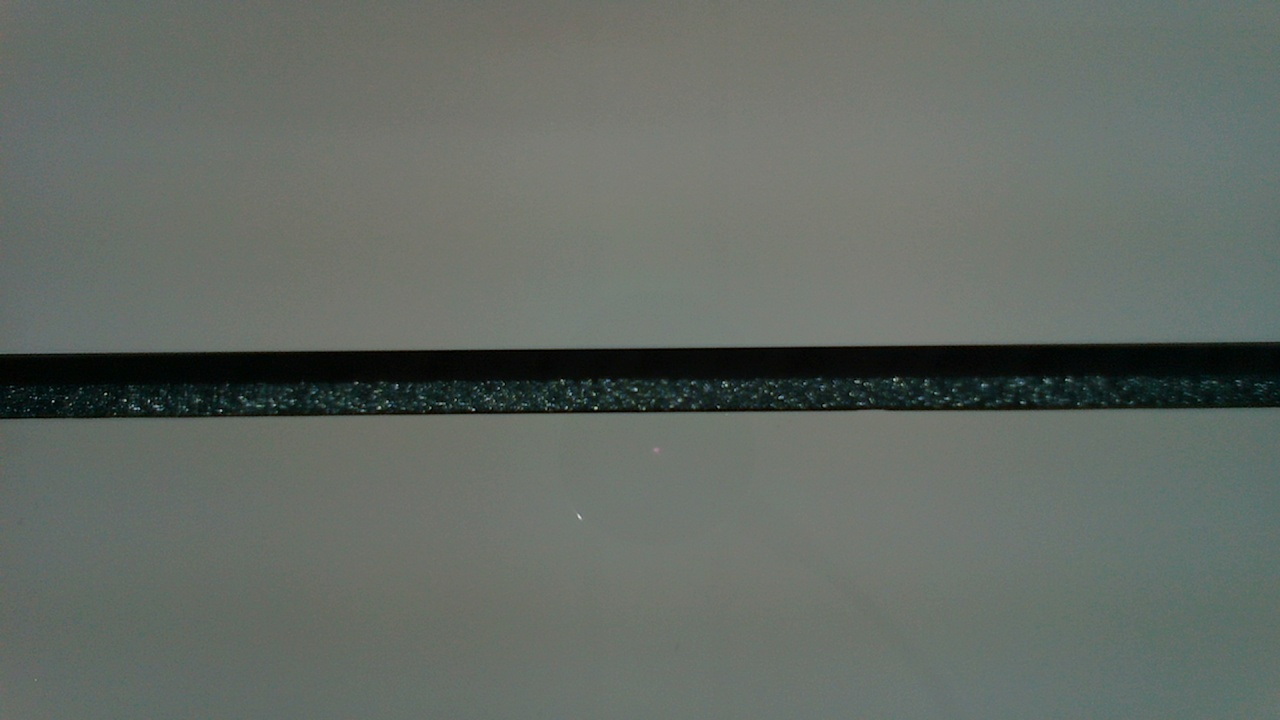
#> input picture stitching_img/processed/new_t1.jpg, 1280 x 720 px, found by its file name
$ python Image_Processing.py
#> lines starting #> are read from the running program, lines starting #| are printed output that depends on the picture; after the words box and inside, x2 and y2 are one past the last pixel; in counts of white or black regions, pixels touching at a corner belong together
#%%
# import the necessary packages
import cv2
import matplotlib.pyplot as plt
import numpy as np

imagePath = "/Users/shetshield/Desktop/python_ws/new_t1.jpg"

img = cv2.imread(imagePath, 0)
#> img: shape (720, 1280); min 0, max 221, mean 103.9
(H, W) = img.shape[:2]
#> H = 720; W = 1280
# default 8, 8
clahe = cv2.createCLAHE(clipLimit=2.5, tileGridSize=(8, 8))
img2  = clahe.apply(img)

# blur  = cv2.GaussianBlur(img2, (5, 5), 0)
ret, otsu  = cv2.threshold(img2, 0, 255, cv2.THRESH_BINARY+cv2.THRESH_OTSU)
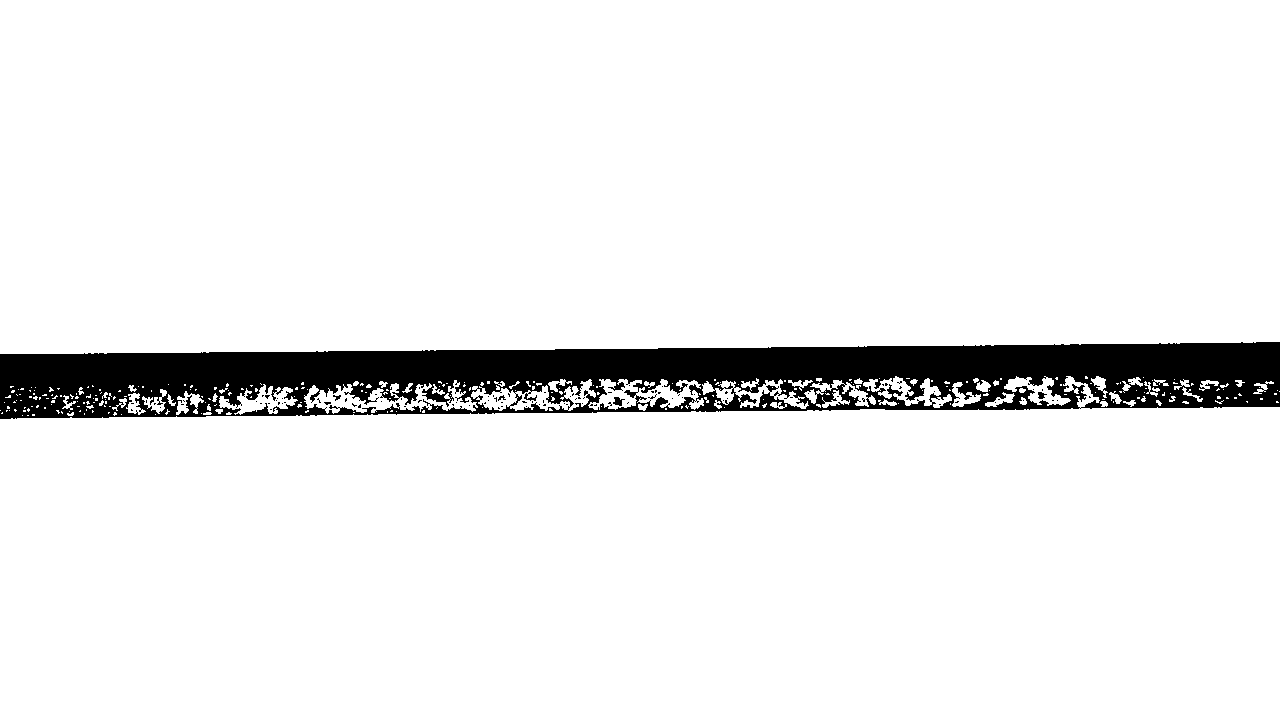
#> otsu: shape (720, 1280); 92.9% white; 101 black regions (96 under 20 px), largest, box (x1, y1, x2, y2) and area: (0, 342, 1280, 419) 65378, (613, 397, 625, 406) 62, (1038, 392, 1047, 399) 40, (333, 395, 341, 401) 24, (498, 395, 506, 401) 21
#> ret = 76

k1 = 0 # 10
k2 = 0 # 15
inter_list = list()
for x in range(W) :
    _tmp   = np.argwhere(otsu[:, x]==0)
    _inter = (x, _tmp[0][0]+k1, _tmp[-1][0]-k2)
    inter_list.append(_inter)
#> after the loop, inter_list = 1280 items, first 6: (0, 354, 418), (1, 354, 418), (2, 354, 418), (3, 354, 418), (4, 354, 418), (5, 354, 418)

mk = np.zeros((H, W))
for _inter in inter_list :
    mk[_inter[1]:_inter[2]+1, _inter[0]] = 255
#> this loop made 1280 passes
#> mk: shape (720, 1280) float64; 8.9% white; 1 white region, box (x1, y1, x2, y2) and area: (0, 342, 1280, 419) 81730
mk = np.uint8(mk)
roi_img = cv2.bitwise_and(img2, mk)
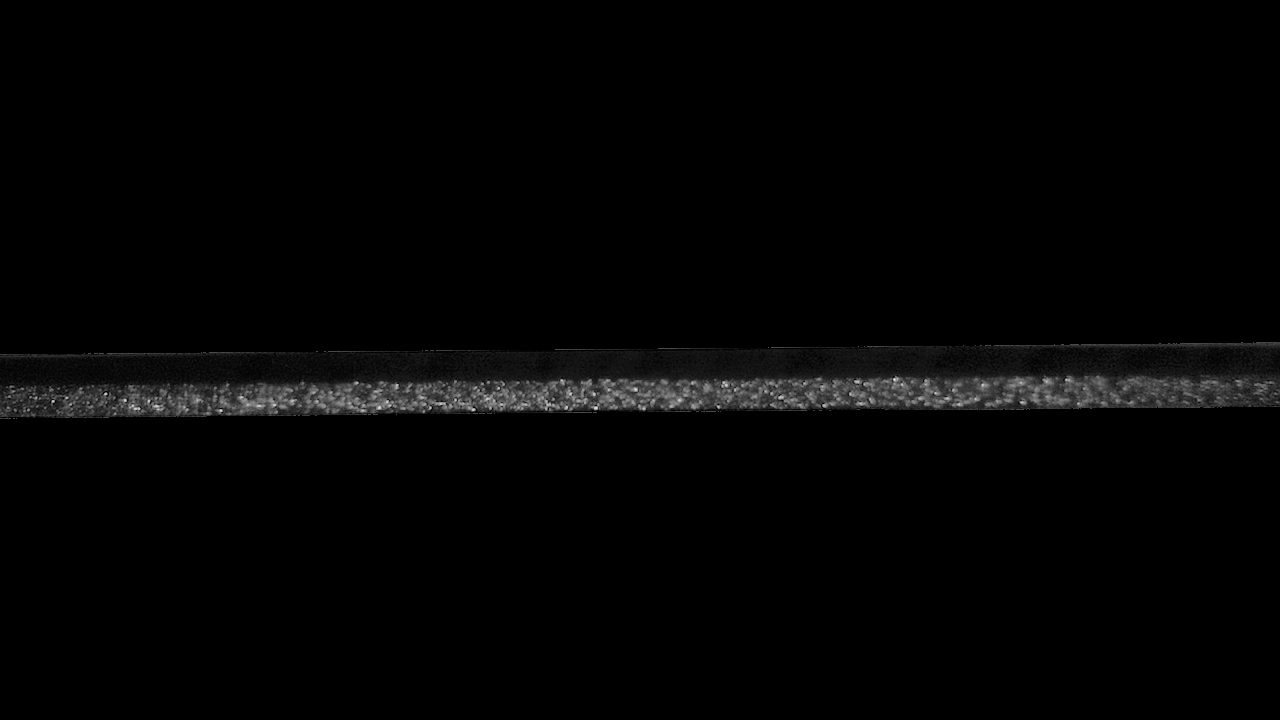
#> roi_img: shape (720, 1280); min 0, max 224, mean 4
# roi_img = 255-roi_img

#%%
from copy import deepcopy
# k-means clustering
img = np.float32(roi_img)
img = img.reshape((-1, 1)) # Vectorization

criteria = (cv2.TERM_CRITERIA_EPS + cv2.TERM_CRITERIA_MAX_ITER, 30, 0.1)
k = 2

ret, label, center = cv2.kmeans(img, k, None, criteria, 10, cv2.KMEANS_RANDOM_CENTERS)
#> ret = 45155198.6; center = [0.872, 76.22]

center = np.uint8(center)
#> center = [0, 76]
res  = center[label.flatten()]
res2 = res.reshape((roi_img.shape))
#> res2: shape (720, 1280); values 0 (black) and 76 (white), 4.2% white; 136 white regions (124 under 20 px)

contours, hierarchy = cv2.findContours(res2, cv2.RETR_TREE, cv2.CHAIN_APPROX_SIMPLE)
#> contours = 638 contours, 623 with area under 20; largest, box (x1, y1, x2, y2) and area: (0, 373, 1280, 418) 36588, (994, 342, 1280, 348) 386, (47, 399, 63, 415) 100, (1204, 393, 1214, 406) 64, (149, 386, 162, 397) 62

area_thr = 10000
c_max = list()
for i in range(len(contours)) :
    cnt  = contours[i]
    area = cv2.contourArea(cnt)

    # Small Contour Area Rejection
    if area < area_thr :
        c_min = list()
        c_min.append(cnt)

        cv2.drawContours(res2, c_min, -1, (0, 0, 0), thickness=-1)
        continue

    c_max.append(cnt)
#> this loop made 638 passes
#> (cnt, area) on passes 1 to 3: ([[16, 418]], 0), ([[13, 418], [14, 418]], 0), ([[0, 418], [10, 418]], 0)
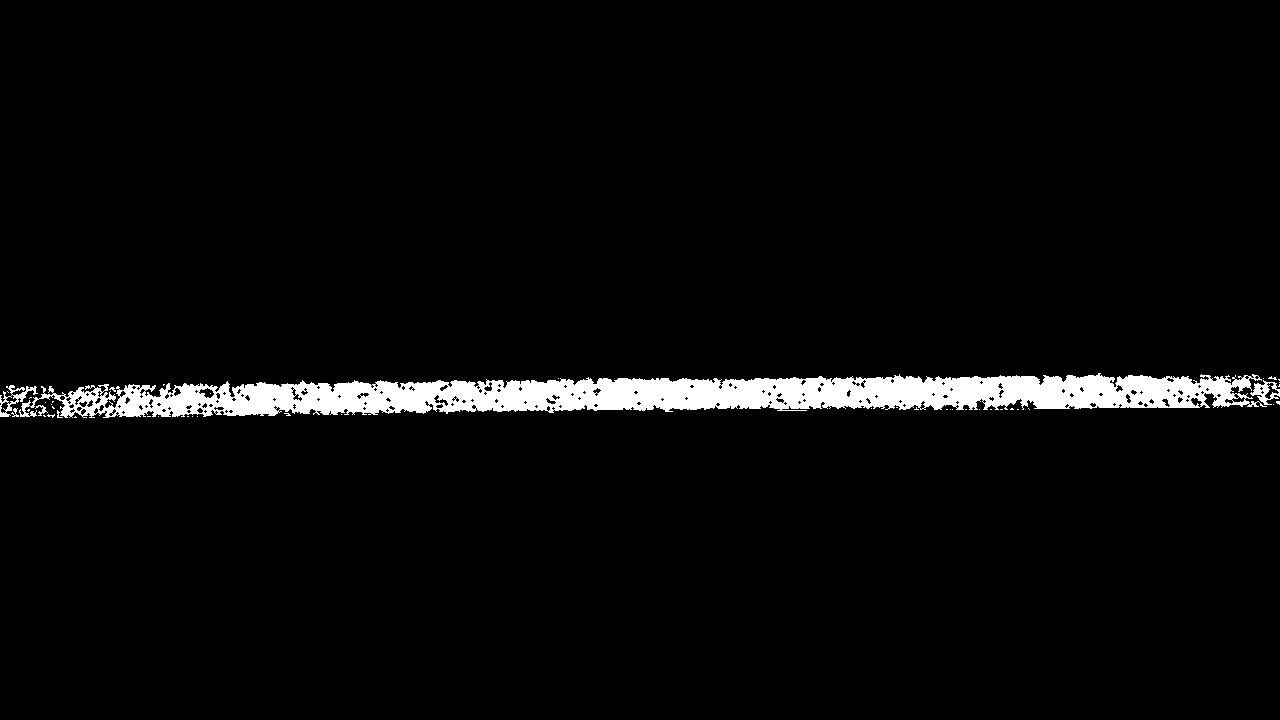
#> res2: shape (720, 1280); values 0 (black) and 76 (white), 3.7% white; 47 white regions (42 under 20 px)
#> after the loop, c_max = 1 contour; box (x1, y1, x2, y2) and area: (0, 373, 1280, 418) 36588

cv2.drawContours(res2, c_max, -1, (255, 255, 255), thickness=-1)
#> res2: shape (720, 1280); 4.2% white; 1 white region, box (x1, y1, x2, y2) and area: (0, 373, 1280, 418) 38356
edge = cv2.Canny(res2, 0, 0)
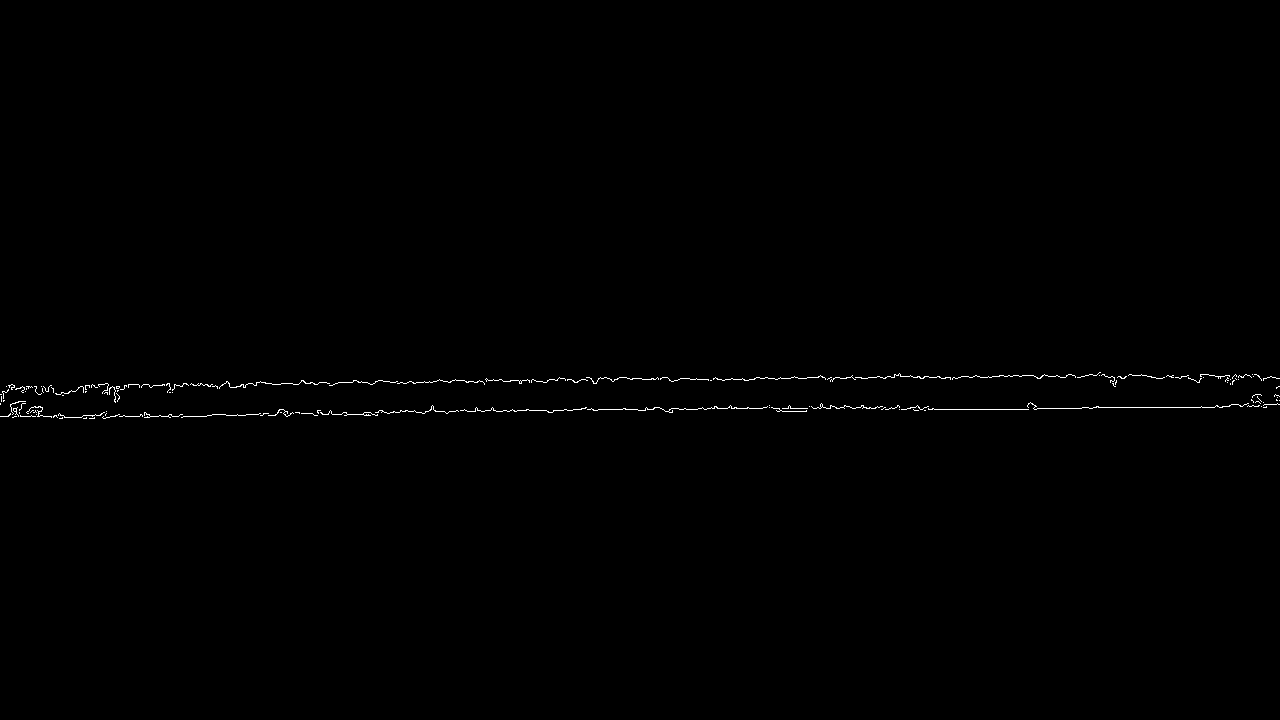
#> edge: shape (720, 1280); 0.36% white in thin lines or dots, all inside (x1, y1, x2, y2) = (0, 372, 1280, 419)

import time
st = time.time()
x_ = list()
y_ = list()
X  = list()
for x in range(W) :
    try :
        _tmp = np.nonzero(edge[:, x])
        _tmp = np.min(_tmp)
        x_.append(x)
        y_.append(_tmp)
        X.append([x_, y_])
    except :
        pass
#> after the loop, X = 1279 items; x_ = 1279 values from 0 to 1279; y_ = 1279 values, max 416 at index 127, min 372 at index 1099, mean 380.5

x_ = np.array(x_)
y_ = np.array(y_)
x_ = x_.reshape(-1, 1)
y_ = y_.reshape(-1, 1)

from sklearn import linear_model
reg = linear_model.LinearRegression()

ransac = linear_model.RANSACRegressor()
ransac.fit(x_, y_)
inlier_mask  = ransac.inlier_mask_
outlier_mask = np.logical_not(inlier_mask)
line = ransac.predict(x_)
#> line = 1279 values, max 385.8 at index 0, min 373.1 at index 1278, mean 379.5
print(line, len(line))
#> (printed output is left out)
reg.fit(x_, y_)
print("Linear Approx Time", round(time.time()-st, 2))
print(reg.coef_, reg.intercept_)
p1 = (0, int(reg.coef_[0][0]*0 + reg.intercept_[0]))
p2 = (W, int(reg.coef_[0][0]*W + reg.intercept_[0]))
#> p2 = (1280, 373)
roi_  = deepcopy(roi_img)
lin_approx  = cv2.line(roi_, p1, p2, (255, 255, 255), 2)
roi__ = deepcopy(roi_img)
for x in range(W) :
    pt = (x, line[x])
    pix = cv2.remap(roi__, np.array(pt[0], np.float32), np.array(pt[1], np.float32), cv2.INTER_LINEAR)
    print(pix)
#> (the run stopped early here; a loop or call above may not have finished)
